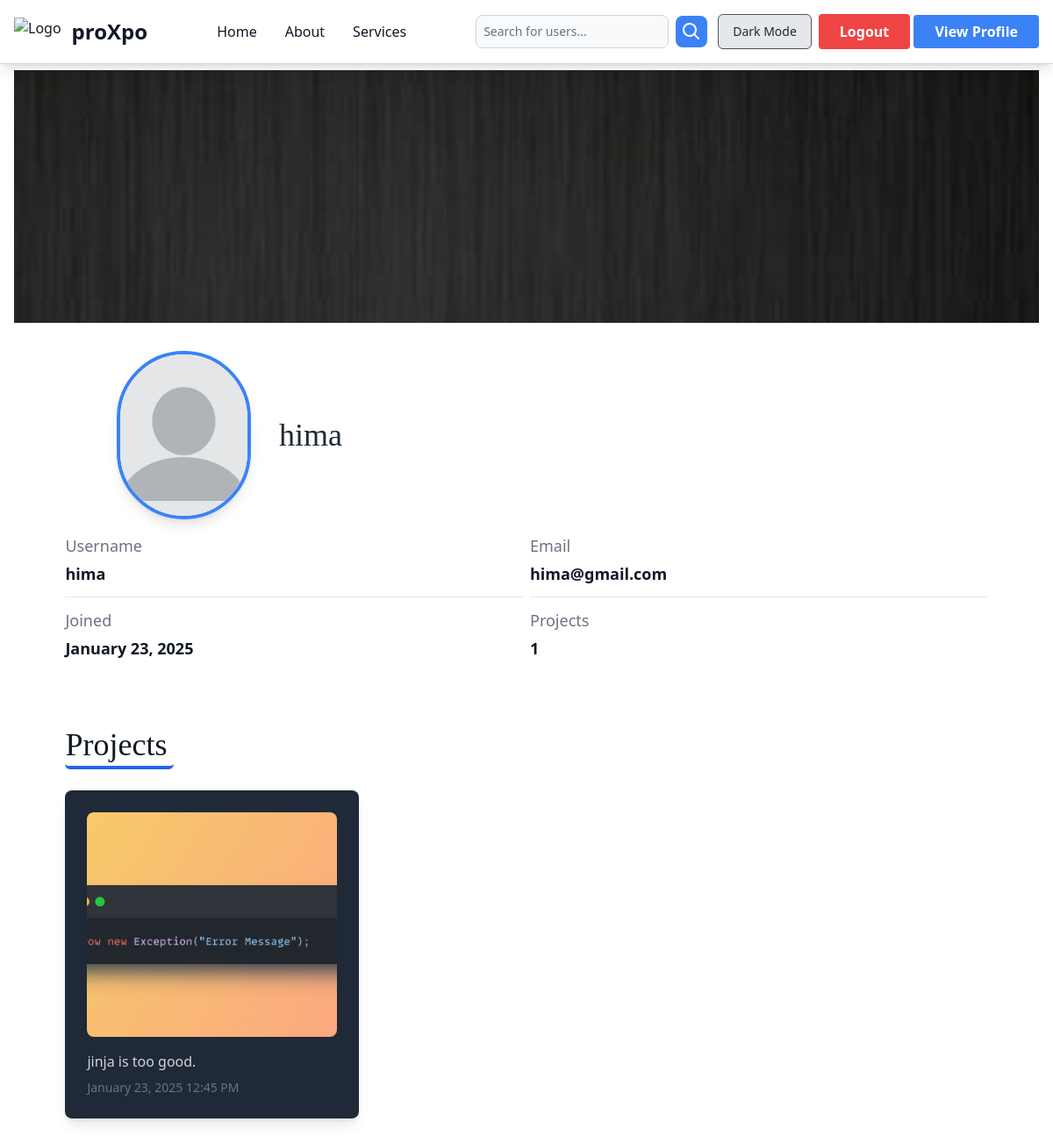
Page /tweet/profile/hima/ (signed in) on the committed database.
### tweet/models.py (models this page shows, shortened)
class Project(models.Model):
    user = models.ForeignKey(User, on_delete=models.CASCADE)
    name = models.CharField(max_length=255, blank=False, null=False, default="")
    text = models.TextField()
    image = models.ImageField(upload_to='photos/', blank=True, null=True)
    project_type = models.CharField(max_length=50, choices=PROJECT_TYPE_CHOICES, default='Personal Project')  # ← NEW FIELD
    created_at = models.DateTimeField(auto_now_add=True)
    updated_at = models.DateTimeField(auto_now=True)

### tweet/views.py (the view)
# urls.py: path('profile/<str:username>/', views.user_profile, name='user_profile'),
@login_required
def user_profile(request, username):
    user = get_object_or_404(User, username=username)
    profile, created = UserProfile.objects.get_or_create(user=user)
    projects = Project.objects.filter(user=user).order_by('-created_at')
    if request.method == 'POST':
        form = ProfilePictureForm(request.POST, request.FILES, instance=profile)
        if form.is_valid():
            form.save()
            return redirect('user_profile', username=user.username)
    else:
        form = ProfilePictureForm(instance=profile)
    return render(request, 'profile.html', {
        'user': user,
        'profile': profile,
        'projects': projects,
        'form': form,
    })

### tweet/forms.py
class ProfilePictureForm(forms.ModelForm):
    class Meta:
        model = UserProfile
        fields = ['profile_picture', 'background_picture', 'linkedin_url']
        widgets = {
            'linkedin_url': forms.URLInput(attrs={'class': 'w-full p-2 border rounded-lg'})
        }

### tweet/templates/profile.html (shortened to what this page needs)
{% extends "layout.html" %}
{% load static %}
{% block content %}
<section class="w-full overflow-hidden dark:bg-gray-900">
    <div class="flex flex-col">
        <div class="relative w-full xl:h-[20rem] lg:h-[18rem] md:h-[16rem] sm:h-[14rem] h-[11rem]">
            {% if profile.background_picture %}
                <img src="{{ profile.background_picture.url }}"
                     alt="Cover"
                     class="w-full h-full object-cover">
            {% else %}
                <img src="{% static "images/defaultcImage.jpg" %}"
                     alt="Default Cover"
                     class="w-full h-full object-cover">
            {% endif %}
        </div>
        <div class="sm:w-[80%] w-[90%] mx-auto flex items-center mt-8 mb-6">
            <div class="relative">
                {% if profile.profile_picture %}
                    <img src="{{ profile.profile_picture.url }}"
                        alt="Profile"
                        class="rounded-full lg:w-[12rem] lg:h-[12rem] md:w-[10rem] md:h-[10rem] sm:w-[8rem] sm:h-[8rem] w-[7rem] h-[7rem] object-cover border-4 border-blue-500 shadow-lg">
                {% else %}
                    <img src= "{% static "images/defaultProfile.png" %}"
                        alt="Default Profile"
                        class="rounded-full lg:w-[12rem] lg:h-[12rem] md:w-[10rem] md:h-[10rem] sm:w-[8rem] sm:h-[8rem] w-[7rem] h-[7rem] object-cover border-4 border-blue-500 shadow-lg">
                {% endif %}
            </div>
            <h1 class="w-full text-left my-4 sm:mx-4 pl-4 text-gray-800 dark:text-white lg:text-4xl md:text-3xl sm:text-3xl text-xl font-serif">
                {{ user.username }}
            </h1>
        </div>
        <div class="xl:w-[80%] lg:w-[90%] md:w-[90%] sm:w-[92%] w-[90%] mx-auto flex flex-col gap-4 items-center relative lg:-top-8 md:-top-6 -top-4">
            <div class="w-full my-auto py-6 flex flex-col justify-center gap-2">
                <div class="w-full flex sm:flex-row flex-col gap-2 justify-center">
                    <div class="w-full">
                        <dl class="text-gray-900 divide-y divide-gray-200 dark:text-white dark:divide-gray-700">
                            <div class="flex flex-col pb-3">
                                <dt class="mb-1 text-gray-500 md:text-lg dark:text-gray-400">Username</dt>
                                <dd class="text-lg font-semibold">{{ user.username }}</dd>
                            </div>
                            <div class="flex flex-col py-3">
                                <dt class="mb-1 text-gray-500 md:text-lg dark:text-gray-400">Joined</dt>
                                <dd class="text-lg font-semibold">{{ user.date_joined|date:"F d, Y" }}</dd>
                            </div>
                        </dl>
                    </div>
                    <div class="w-full">
                        <dl class="text-gray-900 divide-y divide-gray-200 dark:text-white dark:divide-gray-700">
                            <div class="flex flex-col pb-3">
                                <dt class="mb-1 text-gray-500 md:text-lg dark:text-gray-400">Email</dt>
                                <dd class="text-lg font-semibold min-h-[1.5rem]">
                                    {% if user.email %}
                                        {{ user.email }}
                                    {% else %}
                                        <span class="text-gray-400">Not provided</span>
                                    {% endif %}
                                </dd>
                            </div>
                            <div class="flex flex-col pt-3">
                                <dt class="mb-1 text-gray-500 md:text-lg dark:text-gray-400">Projects</dt>
                                <dd class="text-lg font-semibold">{{ projects.count }}</dd>
                            </div>
                        </dl>
                    </div>
                </div>
                <div class="my-10 w-full">
                    <h1 class="w-fit font-serif my-4 pb-1 pr-2 rounded-b-md border-b-4 border-blue-600 dark:border-yellow-600 dark:text-white lg:text-4xl md:text-3xl text-xl">
                        Projects
                    </h1>
                    {% if projects %}
                    <div class="grid grid-cols-1 sm:grid-cols-2 lg:grid-cols-3 gap-6 mt-6">
                        {% for project in projects %}
                        <a href="{% url 'index' project.id %}" class="block">
                            <div class="bg-gray-800 text-white rounded-lg shadow-lg p-6 border border-transparent hover:border-yellow-300 transition duration-300">
                                {% if project.image %}
                                <img src="{{ project.image.url }}"
                                     alt="Project Image"
                                     class="w-full h-64 object-cover rounded-lg mb-4">
                                {% endif %}
                                <p class="text-gray-300">{{ project.text }}</p>
                                <p class="text-sm text-gray-500 mt-2">
                                    {{ project.created_at|date:"F d, Y h:i A" }}
                                </p>
                            </div>
                        </a>
                        {% endfor %}
                    </div>
                    {% else %}
                    <p class="text-gray-400 mt-4">No projects to display.</p>
                    {% endif %}
                </div>
            </div>
        </div>
    </div>
</section>
{% endblock %}

### rows in the picture
Project: image (picture), text "jinja is too good.", created_at "January 23, 2025 12:45 PM"

### other values in the picture
{{ user.username }} "hima"
{{ user.date_joined|date:"F d, Y" }} "January 23, 2025"
{{ user.email }} "hima@gmail.com"
{{ projects.count }} "1"
